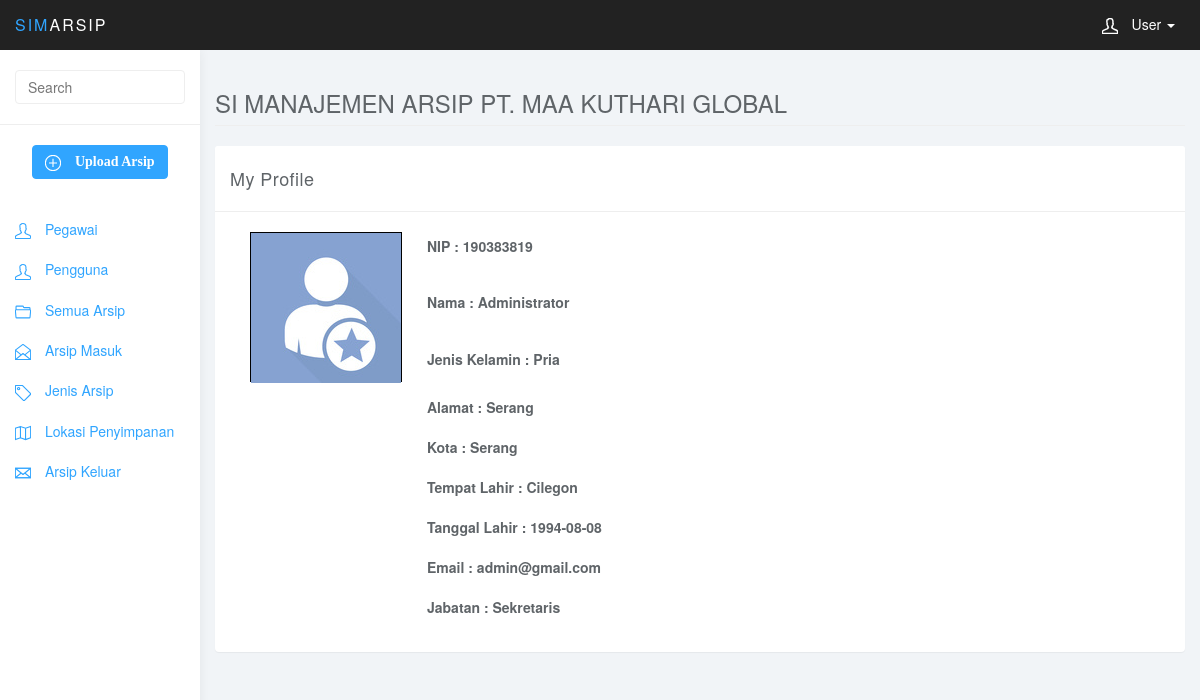
The page /admin/media.php?p=myprofile (signed in) on the database its author committed.
### tables this page shows
CREATE TABLE `tbl_pegawai` (
  `nip` varchar(30) NOT NULL,
  `nama` varchar(100) DEFAULT NULL,
  `jenis_kelamin` varchar(15) DEFAULT NULL,
  `alamat` varchar(100) DEFAULT NULL,
  `kota` varchar(100) DEFAULT NULL,
  `tmpt_lahir` varchar(100) DEFAULT NULL,
  `tgl_lahir` date DEFAULT NULL,
  `email` varchar(30) DEFAULT NULL,
  `jabatan` varchar(30) DEFAULT NULL
);

### admin/modul/profile/myprofile.php (the view, shortened to what this page needs)
<?php
 if (empty($_SESSION['username']) AND empty($_SESSION['passuser'])){
  echo "<link href='style.css' rel='stylesheet' type='text/css'>
 <center>Untuk mengakses modul, Anda harus login <br>";
  echo "<a href=../../index.php><b>LOGIN</b></a></center>";
}
else{
switch($_GET[aksi]){
default:
	$edit = mysql_query("SELECT * FROM tbl_pegawai WHERE nip='".$_SESSION['username']."'");
    $r    = mysql_fetch_array($edit);
	echo "<div class='row'>
			<div class='col-lg-12'>
				<div class='panel panel-default'>
					<div class='panel-heading'>My Profile</div>
					<div class='panel-body'>
						<div class='col-md-6'>
							<form method='post' role='form' enctype='multipart/form-data'>";
							echo "
							<table width='100%'>
							<tr><td width='20%' rowspan='3'>
								<div class='form-group'>
									<div style='border:1px solid black;margin-left:5px;margin-right:5px;margin-top:5px;margin-bottom:5px;height:150px;'><img src='img/iconuser.jpg' style='height:150px;'></div>
								</div></td><td>
								<div class='form-group' style='padding-left:20px;'>
									<label>NIP</label>
									<label>:</label>
									<label>$r[nip]</label>
								</div></td></tr>
								<tr><td>
								<div class='form-group' style='padding-left:20px;'>
									<label>Nama</label>
									<label>:</label>
									<label>$r[nama]</label>
								</div></td></tr>
								<tr><td>
								<div class='form-group' style='padding-left:20px;'>
									<label>Jenis Kelamin</label>
									<label>:</label>
									<label>$r[jenis_kelamin]</label>
								</div></td></tr>
								<tr><td>&nbsp</td><td>
								<div class='form-group' style='padding-left:20px;'>
									<label>Alamat</label>
									<label>:</label>
									<label>$r[alamat]</label>
								</div>
								<div class='form-group' style='padding-left:20px;'>
									<label>Kota</label>
									<label>:</label>
									<label>$r[kota]</label>
								</div>
								<div class='form-group' style='padding-left:20px;'>
									<label>Tempat Lahir</label>
									<label>:</label>
									<label>$r[tmpt_lahir]</label>
								</div>
								<div class='form-group' style='padding-left:20px;'>
									<label>Tanggal Lahir</label>
									<label>:</label>
									<label>$r[tgl_lahir]</label>
								</div>
								<div class='form-group' style='padding-left:20px;'>
									<label>Email</label>
									<label>:</label>
									<label>$r[email]</label>
								</div>
								<div class='form-group' style='padding-left:20px;'>
									<label>Jabatan</label>
									<label>:</label>
									<label>$r[jabatan]</label>
								</div>
								</td>
								</tr>
								</table>
							</form>
						</div>
					</div>
				</div>
			</div>
		</div>
<div class='dr'><span></span></div>";
break;
			}
}
?>
</body>
</html>

### admin/media.php (shortened to what this page needs)
<?php
if (empty($_SESSION['username']) AND empty($_SESSION['passuser'])){
 include "403.html";
}
else{
?>
<!DOCTYPE html>
<html>
<head>
<link href="css/bootstrap.min.css" rel="stylesheet">
<link href="css/datepicker3.css" rel="stylesheet">
<link href="css/styles.css" rel="stylesheet">
<link href="css/bootstrap-table.css" rel="stylesheet">
</head>
<body>
	<nav class="navbar navbar-inverse navbar-fixed-top" role="navigation">
		<div class="container-fluid">
			<div class="navbar-header">
				<a class="navbar-brand" href="#"><span>SIM</span>ARSIP</a>
				<ul class="user-menu">
					<li class="dropdown pull-right">
						<a href="#" class="dropdown-toggle" data-toggle="dropdown"><svg class="glyph stroked male-user"><use xlink:href="#stroked-male-user"></use></svg> User <span class="caret"></span></a>
					</li>
				</ul>
			</div>
		</div>
	</nav>
	<div id="sidebar-collapse" class="col-sm-3 col-lg-2 sidebar">
		<form role="search">
			<div class="form-group">
				<input type="text" class="form-control" placeholder="Search">
			</div>
		</form>
		<center><a class="btn btn-primary" href="?p=arsip&aksi=tambah" style="color:#ffffff;font-weight:bold;font-family:verdana;"><svg class="glyph stroked plus-sign"><use xlink:href="#stroked-plus-sign"></use></svg> Upload Arsip</a></center>
			<p>&nbsp;</p>
		<ul class="nav menu">
			<li><a href="?p=pegawai"><svg class="glyph stroked male-user"><use xlink:href="#stroked-male-user"></use></svg> Pegawai</a></li>
			<li><a href="?p=pengguna"><svg class="glyph stroked male-user"><use xlink:href="#stroked-male-user"></use></svg> Pengguna</a></li>
			<li><a href="?p=arsip"><svg class="glyph stroked open-folder"><use xlink:href="#stroked-open-folder"></use></svg> Semua Arsip</a></li>
			<li><a href="?p=arsipmasuk"><svg class="glyph stroked open-letter"><use xlink:href="#stroked-open-letter"></use></svg> Arsip Masuk</a></li>
			<li><a href="?p=jenisarsip"><svg class="glyph stroked tag"><use xlink:href="#stroked-tag"></use></svg> Jenis Arsip</a></li>
			<li><a href="?p=lokasiarsip"><svg class="glyph stroked tag"><use xlink:href="#stroked-map"></use></svg> Lokasi Penyimpanan</a></li>
			<li><a href="?p=arsipkeluar"><svg class="glyph stroked email"><use xlink:href="#stroked-email"></use></svg> Arsip Keluar</a></li>
		</ul>
	</div>
	<div class="col-sm-9 col-sm-offset-3 col-lg-10 col-lg-offset-2 main">
		<div class="row">
			<div class="col-lg-12">
				<h3 class="page-header">SI MANAJEMEN ARSIP PT. MAA KUTHARI GLOBAL</h3>
			</div>
		</div>
		<div class="row">
			<div class="col-lg-12">
				<?php
					include "konten.php";
				?>
</body>
</html>
<?php
}
?>

### admin/konten.php (shortened to what this page needs)
<!DOCTYPE html PUBLIC "-//W3C//DTD XHTML 1.0 Transitional//EN" "http://www.w3.org/TR/xhtml1/DTD/xhtml1-transitional.dtd">
<html xmlns="http://www.w3.org/1999/xhtml">
<head>
</head>
<body>
<?php
if ($_GET['p']=='home')
{
include "home.php";
}
else
if ($_GET['p']=='myprofile')
{
include "modul/profile/myprofile.php";
}
?>
</body>
</html>

### admin/css/styles.css (style rules this page uses)
body { background: #f1f4f7; padding-top: 50px; color: #5f6468; }
p { color: #777; }
a, a:hover, a:focus { color: #30a5ff; }
h1, h2, h3, h4, h5, h6 { color: #5f6468; }
h3, h4 { font-weight: 300; }
.form-control { border: 1px solid #eee; box-shadow: none; }
.navbar-header .navbar-brand { color: #fff; font-size: 16px; text-transform: uppercase; font-weight: 500; letter-spacing: 2px; }
.navbar-header .navbar-brand span { color: #30a5ff; }
.btn-primary, .btn-primary:hover, .btn-primary:focus, .btn-primary:active, .btn-primary.active, .open > .dropdown-toggle.btn-primary, .btn-primary.disabled, .btn-primary[disabled], fieldset[disabled] .btn-primary, .btn-primary.disabled:hover, .btn-primary[disabled]:hover, fieldset[disabled] .btn-primary:hover, .btn-primary.disabled:focus, .btn-primary[disabled]:focus, fieldset[disabled] .btn-primary:focus, .btn-primary.disabled:active, .btn-primary[disabled]:active, fieldset[disabled] .btn-primary:active, .btn-primary.disabled.active, .btn-primary[disabled].active, fieldset[disabled] .btn-primary.active { background-color: #30a5ff; border-color: #30a5ff; }
.panel { border: 0; }
.panel-heading { font-size: 18px; font-weight: 300; letter-spacing: 0.025em; height: 66px; line-height: 45px; }
.panel-default .panel-heading { background: #fff; border-bottom: 1px solid #eee; color: #5f6468; }
.navbar { border: 0; }
.user-menu { display: inline-block; margin-top: 14px; margin-right: 10px; float: right; list-style: none; padding: 0; }
.user-menu a { color: #fff; }
.sidebar { display: block; background-color: #fff; padding: 0; display: none; }
.sidebar form { padding: 20px 15px 5px 15px; border-bottom: 1px solid #eee; margin-bottom: 20px; }
@media (min-width: 768px) { .sidebar { display: block; position: fixed; top: 50px; bottom: 0; left: 0; z-index: 1000; display: block; margin: 0; padding: 0; overflow-x: hidden; overflow-y: auto; background-color: #fff; box-shadow: 1px 0px 10px rgba(0, 0, 0, .05); } }
@media (min-width: 768px) { .navbar-header { width: 100%; } }
.sidebar .glyph, .user-menu .glyph { height: 16px; width: 16px; margin: 0 10px 0 0; stroke-width: 3px; }
.user-menu .glyph { stroke-width: 4px; }

### rows shown on the page
tbl_pegawai: nip "190383819", nama "Administrator", jenis_kelamin "Pria", alamat "Serang", kota "Serang", tmpt_lahir "Cilegon", tgl_lahir "1994-08-08", email "admin@gmail.com", jabatan "Sekretaris"
